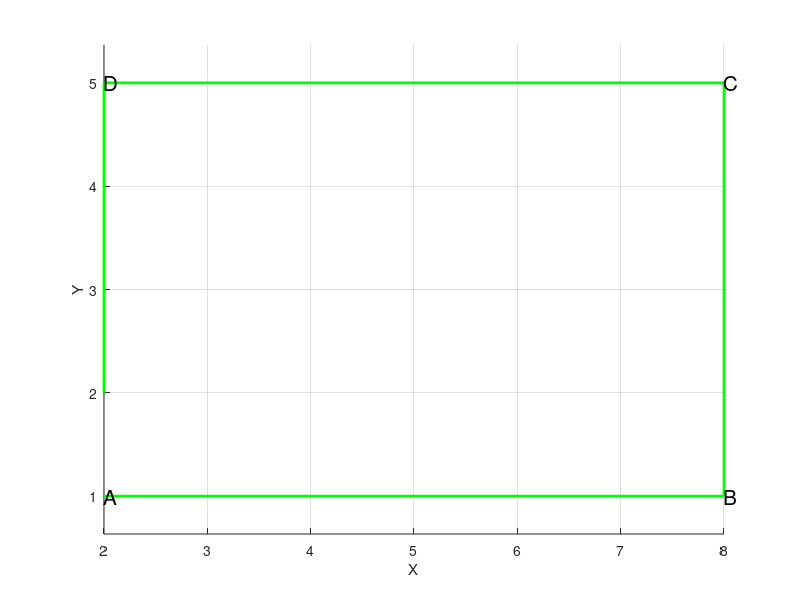

The MATLAB source for this figure:
% Task 1
A = [2, 1];
B = [8, 1];
C = [8, 5];
D = [2, 5];

x = [A(1), B(1), C(1), D(1), A(1)];
y = [A(2), B(2), C(2), D(2), A(1)];

figure;
hold on;
grid on;
axis equal;
xlabel('X'); 
ylabel('Y');

plot(x, y, 'g-', 'LineWidth', 2);

text(A(1), A(2), 'A', 'FontSize', 15);
text(B(1), B(2), 'B', 'FontSize', 15);
text(C(1), C(2), 'C', 'FontSize', 15);
text(D(1), D(2), 'D', 'FontSize', 15);